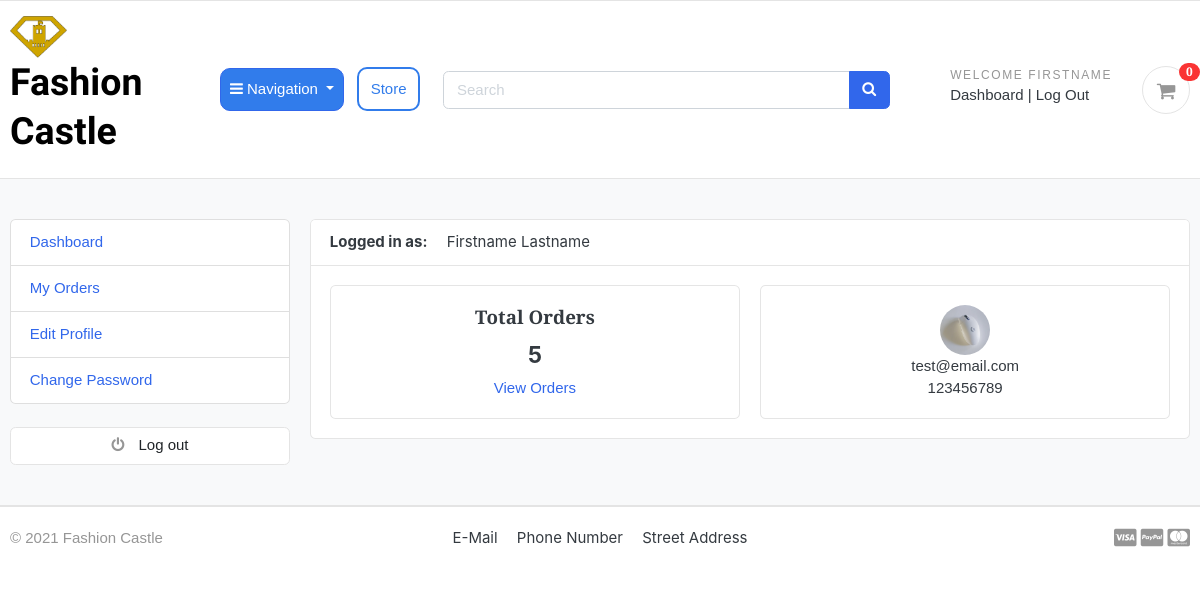
Page /accounts/dashboard (signed in) on the committed database.
### accounts/models.py (models this page shows, shortened)
class Account(AbstractBaseUser):
    first_name      = models.CharField(max_length=50)
    last_name       = models.CharField(max_length=50)
    username        = models.CharField(max_length=50, unique=True)
    email           = models.CharField(max_length=50, unique=True)
    phone_number    = models.CharField(max_length=20, blank=True)
    date_joined     = models.DateTimeField(auto_now_add=True)
    last_login      = models.DateTimeField(auto_now_add=True)
    is_admin        = models.BooleanField(default=False)
    is_staff        = models.BooleanField(default=False)
    is_active       = models.BooleanField(default=False)
    is_superadmin   = models.BooleanField(default=False)
    USERNAME_FIELD = 'email'
    REQUIRED_FIELDS = ['username', 'first_name', 'last_name']
    objects = MyAccountManager()
    def full_name(self):
        return f'{self.first_name} {self.last_name}'

class UserProfile(models.Model):
    user = models.OneToOneField(Account, on_delete=models.CASCADE)
    address_line_1 = models.CharField(max_length=200, blank=True)
    address_line_2 = models.CharField(max_length=200, blank=True)
    profile_picture = models.ImageField(blank=True, upload_to='userprofile')
    city = models.CharField(max_length=20, blank=True)
    state = models.CharField(max_length=20, blank=True)
    zip_code = models.CharField(max_length=20, blank=True)
    phone_numnber = models.CharField(max_length=20, blank=True)

### accounts/views.py (the view)
# urls.py: path('dashboard', views.dashboard, name='dashboard'),
@login_required(login_url='login')
def dashboard(request):
    orders = Order.objects.order_by('-created_at').filter(user_id=request.user.id, is_ordered=True)
    orders_count = orders.count()
    userprofile = UserProfile.objects.get(user_id=request.user.id)
    context = {
        'orders_count': orders_count,
        'userprofile': userprofile
        }
    return render(request, 'accounts/dashboard.html', context)

### carts/context_processors.py (called while the page is built)
def counter(request):
    cart_count = 0
    if 'admin' in request.path:
        return {}
    else:
        try:
            cart = Cart.objects.filter(cart_id=_cart_id(request))
            if request.user.is_authenticated:
                cart_items = CartItem.objects.all().filter(user=request.user)
            else:
                cart_items = CartItem.objects.all().filter(cart=cart[:1])
            for cart_item in cart_items:
                cart_count += cart_item.quantity
        except Cart.DoesNotExist:
            cart_count = 0
    return dict(cart_count=cart_count)

### carts/views.py (called while the page is built)
def _cart_id(request):
    cart = request.session.session_key
    if not cart:
        cart = request.session.create()
    return cart

### category/context_processors.py (called while the page is built)
def menu_links(request):
    links = Category.objects.all()
    return dict(links=links)

### category/models.py (called while the page is built)
    def get_url(self):
            return reverse('products_by_category', args=[self.slug])

### templates/accounts/dashboard.html (shortened to what this page needs)
{% extends  'base.html' %}
{% block content %}
    <section class="section-conten padding-y bg">
        <div class="container">
            <div class="row">
                {% include 'includes/dashboard_sidebar.html' %}
                <main class="col-md-9">
                    <article class="card">
                        <header class="card-header">
                            <strong class="d-inline-block mr-3">Logged in as:</strong>
                            <span>{{user.full_name}}</span>
                        </header>
                        <div class="card-body">
                            <div class="row">
                                <div class="col-md-6">
                                    <div class="card" style="text-align: center;">
                                        <div class="card-body">
                                            <h5 class="card-title">Total Orders</h5>
                                            <h4>{{ orders_count }}</h4>
                                            <a href="{% url 'my_orders' %}">View Orders</a>
                                        </div>
                                    </div>
                                </div>
                                <div class="col-md-6">
                                    <div class="card" style="text-align: center;">
                                        <div class="card-body">
                                            <img src="{{userprofile.profile_picture.url}}" alt="User Profile Picture" width="50" height="50" style="border-radius:50%;">
                                                <p class="mb-0">{{ user.email }}</p>
                                                <p>{{ user.phone_number }}</p>
                                            </div>
                                        </div>
                                    </div>
                                </div>
                            </div>
                        </article>
                    </main>
                </div>
            </div>
        </section>
    {% endblock %}

### templates/includes/navbar.html (shortened to what this page needs)
{% load static %}
<header class="section-header">
    <section class="header-main border-bottom">
        <div class="container">
            <div class="row align-items-center">
                <div class="col-lg-2 col-md-3 col-6">
                    <a href="{% url 'home' %}" class="brand-wrap">
                        <img class="logo" src="{% static './images/fclogo.png' %}"> <h1 style="color: black;">Fashion Castle</h1>
                    </a>
                </div>
                <div class="col-lg-3 col-sm-6 col-8 order-2 order-lg-3">
                    <div class="d-flex justify-content-end mb-3 mb-lg-0">
                        {% if user.id is None %}
                            <div class="widget-header">
                                <small class="title text-muted">Welcome guest</small>
                                <div>
                                    <a href="{% url 'login' %}">Sign in</a>
                                    <span class="dark-transp">
                                        |
                                    </span>
                                    <a href="{% url 'register' %}">
                                        Register</a>
                                </div>
                            </div>
                        {% else %}
                            <div class="widget-header">
                                <small class="title text-muted">Welcome
                                    {{ user.first_name | capfirst }}</small>
                                <div>
                                    <a id="dashboard" href="{% url 'dashboard' %}">Dashboard</a>
                                    <span class="dark-transp">
                                        |
                                    </span>
                                    <a id="log-out" href="{% url 'logout' %}">Log Out</a>
                                </div>
                            </div>
                        {% endif %}
                        <a href="{% url 'cart' %}" class="widget-header cart-btn pl-3 ml-3">
                            <div class="icon icon-sm rounded-circle border">
                                <i class="fa fa-shopping-cart"></i>
                            </div>
                            <span class="badge badge-pill badge-primary notify">{{ cart_count }}</span>
                        </a>
                    </div>
                    </div>
                <div class="store-button">
                    <button type="button" class="categories btn btn-primary dropdown-toggle" type="button"
                    id="dropdownMenuButton"
                    data-mdb-toggle="dropdown"
                    aria-expanded="false" data-toggle="dropdown">
                        <i class="fa fa-bars"></i>
                        Navigation
                    </button>
                </div>
                <div class="store-parent">
                <a href="{% url 'store' %}" class="store" text-align="center" id="custom-btn-store">Store</a>
            </div>
                <div class="col-lg  col-md-6 col-sm-12 col-xs-12">
                    <form action="{% url 'search' %}" class="search">
                        <div class="input-group w-100">
                            <input type="text" class="form-control" style="width:60%;" placeholder="Search" name="keyword">
                                <div class="input-group-append">
                                    <button class="btn btn-primary" type="submit">
                                        <i class="fa fa-search fa-spin-hover"></i>
                                    </button>
                                </div>
                            </div>
                        </form>
                    </div>
                    </div>
                </div>
        </section>
    </header>

### static/css/ui.css (style rules this page uses)
html { font-family: "Inter", sans-serif; font-size: 15px; }
.icon-xs, .icon-sm, .icon-md, .icon-lg { display: inline-block; text-align: center; flex-shrink: 0; flex-grow: 0; }
.icon-sm { width: 48px; height: 48px; line-height: 48px !important; font-size: 20px; }
.padding-y { padding-top: 40px; padding-bottom: 40px; }
article:after, .form-group:after { display: block; clear: both; content: ""; }
.bg { background-color: #f8f9fa; }
p:last-child { margin-bottom: 0; }
.header-main { position: relative; padding-top: 1rem; padding-bottom: 1rem; }
.brand-wrap .logo, .navbar-brand .logo { margin-right: 7px; max-height: 42px; display: inline-block; }
.widget-header { display: inline-block; vertical-align: middle; position: relative; }
.widget-header a { color: #343a40; }
.widget-header i { color: #969696; }
.widget-header .title { display: block; }
.widget-header .notify { position: absolute; top: -3px; right: -10px; }
.notify { position: absolute; top: -4px; right: -10px; display: inline-block; padding: 0.25em 0.6em; font-size: 12px; line-height: 1; text-align: center; border-radius: 3rem; color: #fff; background-color: #fa3434; }

### fashioncastleback/static/css/custom.css (style rules this page uses)
:root { --sans-serif: 'Merriweather Sans', sans-serif; --script-font: 'Italianno', cursive; --button-color-blue: #317ceb; --button-color-hover: rgb(0, 110, 255); }
h1 { font-family: var(--script-font); }
li, a, button { font-family: var(--sans-serif); }
h2, h5 { font-family: var(--sans-serif); }
p, label, h6 { font-family: var(--sans-serif); }
.title { font-family: var(--sans-serif); text-transform: uppercase; letter-spacing: 1.6px; }
.header-main { font-family: var(--sans-serif); }
.store { --color: var(--button-color-blue); --hover: var(--button-color-hover); --border:#3167eb; }
#custom-btn-store { font-family: var(--sans-serif); text-align: center; margin: 0; color: var(--color); transition: 0.55s; -webkit-border-radius: 10px; -moz-border-radius: 10px; border-radius: 10px; background: none; border: 2px solid; font: inherit; line-height: 1; margin: 0.9em; padding: .75em; height: 10px; }
.store-parent { align-items: center; }
.categories { --color: var(--button-color-blue); --hover: var(--button-color-hover); --border:#3167eb; }
.categories { font-family: var(--sans-serif); text-align: center; color: white; background-color: var(--color); border: 1px solid var(--border); width: 100%; padding: .6rem; border-radius: 10px; }
#dashboard, #log-out { font-family: var(--sans-serif); }

### rows in the picture
Account: first_name "FIRSTNAME", full_name "Firstname Lastname", email "test@email.com", phone_number "123456789"
UserProfile: profile_picture (picture)

### other values in the picture
{{ cart_count }} "0"
{{ orders_count }} "5"
